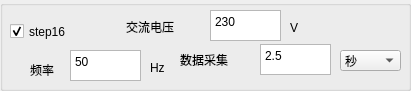
  <widget class="QGroupBox" name="groupBox_20">
   <property name="geometry">
    <rect>
     <x>830</x>
     <y>600</y>
     <width>411</width>
     <height>91</height>
    </rect>
   </property>
   <property name="title">
    <string/>
   </property>
   <widget class="QLabel" name="label_196">
    <property name="geometry">
     <rect>
      <x>126</x>
      <y>17</y>
      <width>71</width>
      <height>20</height>
     </rect>
    </property>
    <property name="text">
     <string>交流电压</string>
    </property>
   </widget>
   <widget class="QLabel" name="label_197">
    <property name="geometry">
     <rect>
      <x>180</x>
      <y>50</y>
      <width>71</width>
      <height>20</height>
     </rect>
    </property>
    <property name="text">
     <string>数据采集</string>
    </property>
   </widget>
   <widget class="QComboBox" name="comboBox_S16_TIME">
    <property name="geometry">
     <rect>
      <x>340</x>
      <y>50</y>
      <width>61</width>
      <height>21</height>
     </rect>
    </property>
    <item>
     <property name="text">
      <string>秒</string>
     </property>
    </item>
    <item>
     <property name="text">
      <string>毫秒</string>
     </property>
    </item>
    <item>
     <property name="text">
      <string>分钟</string>
     </property>
    </item>
   </widget>
   <widget class="QLabel" name="label_198">
    <property name="geometry">
     <rect>
      <x>290</x>
      <y>20</y>
      <width>16</width>
      <height>16</height>
     </rect>
    </property>
    <property name="text">
     <string>V</string>
    </property>
   </widget>
   <widget class="QTextEdit" name="textEdit_S16_TIME">
    <property name="geometry">
     <rect>
      <x>260</x>
      <y>44</y>
      <width>71</width>
      <height>31</height>
     </rect>
    </property>
    <property name="html">
     <string>&lt;!DOCTYPE HTML PUBLIC &quot;-//W3C//DTD HTML 4.0//EN&quot; &quot;http://www.w3.org/TR/REC-html40/strict.dtd&quot;&gt;
&lt;html&gt;&lt;head&gt;&lt;meta name=&quot;qrichtext&quot; content=&quot;1&quot; /&gt;&lt;style type=&quot;text/css&quot;&gt;
p, li { white-space: pre-wrap; }
&lt;/style&gt;&lt;/head&gt;&lt;body style=&quot; font-family:'宋体'; font-size:10pt; font-weight:400; font-style:normal;&quot;&gt;
&lt;p style=&quot; margin-top:0px; margin-bottom:0px; margin-left:0px; margin-right:0px; -qt-block-indent:0; text-indent:0px;&quot;&gt;&lt;span style=&quot; font-family:'SimSun'; font-size:9pt;&quot;&gt;2.5&lt;/span&gt;&lt;/p&gt;&lt;/body&gt;&lt;/html&gt;</string>
    </property>
   </widget>
   <widget class="QTextEdit" name="textEdit_S16_AC_VOLT">
    <property name="geometry">
     <rect>
      <x>210</x>
      <y>10</y>
      <width>71</width>
      <height>31</height>
     </rect>
    </property>
    <property name="html">
     <string>&lt;!DOCTYPE HTML PUBLIC &quot;-//W3C//DTD HTML 4.0//EN&quot; &quot;http://www.w3.org/TR/REC-html40/strict.dtd&quot;&gt;
&lt;html&gt;&lt;head&gt;&lt;meta name=&quot;qrichtext&quot; content=&quot;1&quot; /&gt;&lt;style type=&quot;text/css&quot;&gt;
p, li { white-space: pre-wrap; }
&lt;/style&gt;&lt;/head&gt;&lt;body style=&quot; font-family:'宋体'; font-size:10pt; font-weight:400; font-style:normal;&quot;&gt;
&lt;p style=&quot; margin-top:0px; margin-bottom:0px; margin-left:0px; margin-right:0px; -qt-block-indent:0; text-indent:0px;&quot;&gt;&lt;span style=&quot; font-family:'SimSun'; font-size:9pt;&quot;&gt;230&lt;/span&gt;&lt;/p&gt;&lt;/body&gt;&lt;/html&gt;</string>
    </property>
   </widget>
   <widget class="QTextEdit" name="textEdit_S16_AC_FR">
    <property name="geometry">
     <rect>
      <x>70</x>
      <y>50</y>
      <width>71</width>
      <height>31</height>
     </rect>
    </property>
    <property name="html">
     <string>&lt;!DOCTYPE HTML PUBLIC &quot;-//W3C//DTD HTML 4.0//EN&quot; &quot;http://www.w3.org/TR/REC-html40/strict.dtd&quot;&gt;
&lt;html&gt;&lt;head&gt;&lt;meta name=&quot;qrichtext&quot; content=&quot;1&quot; /&gt;&lt;style type=&quot;text/css&quot;&gt;
p, li { white-space: pre-wrap; }
&lt;/style&gt;&lt;/head&gt;&lt;body style=&quot; font-family:'宋体'; font-size:10pt; font-weight:400; font-style:normal;&quot;&gt;
&lt;p style=&quot; margin-top:0px; margin-bottom:0px; margin-left:0px; margin-right:0px; -qt-block-indent:0; text-indent:0px;&quot;&gt;&lt;span style=&quot; font-family:'SimSun'; font-size:9pt;&quot;&gt;50&lt;/span&gt;&lt;/p&gt;&lt;/body&gt;&lt;/html&gt;</string>
    </property>
   </widget>
   <widget class="QCheckBox" name="checkBox_S16">
    <property name="geometry">
     <rect>
      <x>10</x>
      <y>21</y>
      <width>91</width>
      <height>21</height>
     </rect>
    </property>
    <property name="text">
     <string>step16</string>
    </property>
    <property name="checked">
     <bool>true</bool>
    </property>
   </widget>
   <widget class="QLabel" name="label_199">
    <property name="geometry">
     <rect>
      <x>150</x>
      <y>60</y>
      <width>20</width>
      <height>16</height>
     </rect>
    </property>
    <property name="text">
     <string>Hz</string>
    </property>
   </widget>
   <widget class="QLabel" name="label_200">
    <property name="geometry">
     <rect>
      <x>30</x>
      <y>60</y>
      <width>41</width>
      <height>20</height>
     </rect>
    </property>
    <property name="text">
     <string>频率</string>
    </property>
   </widget>
  </widget>
